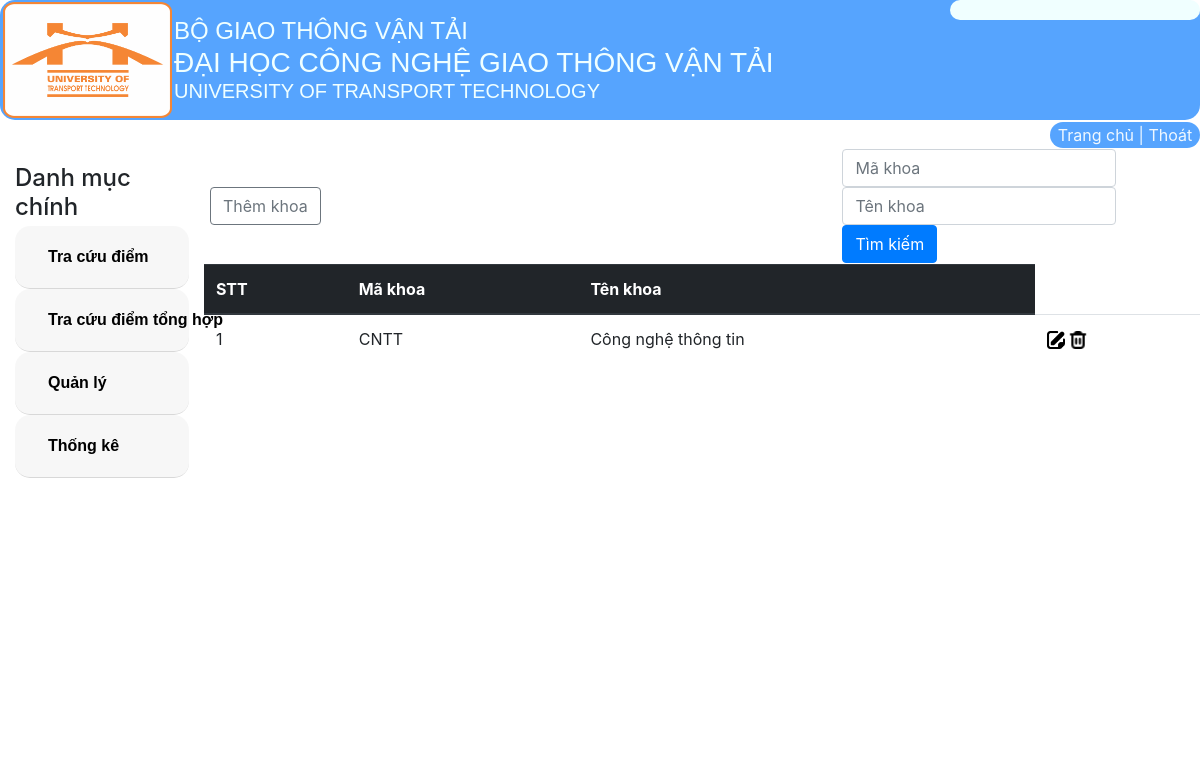
/DanhSachKhoa/, run on an earlier commit of the app's database.
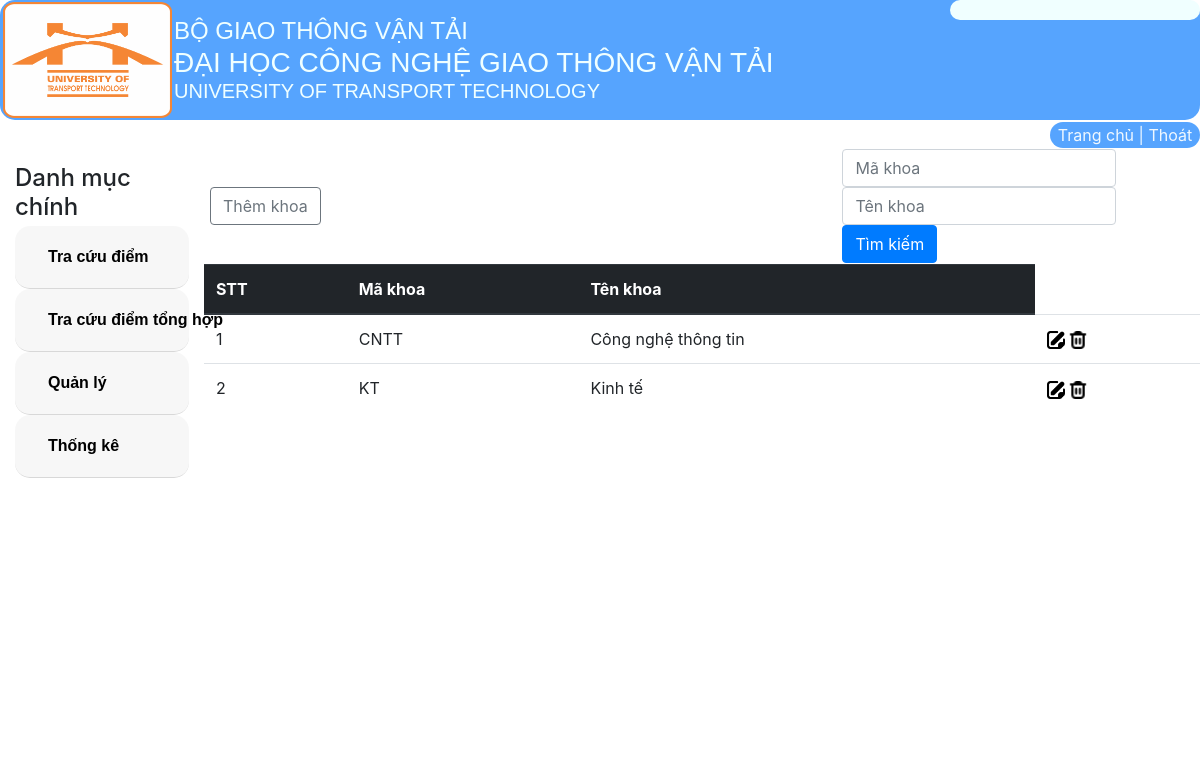
And on a later commit of the database.
### tables this page shows
CREATE TABLE `khoa` (
  `makhoa` varchar(30) NOT NULL,
  `tenkhoa` varchar(50) NOT NULL
);

### MVC/Core/controller.php (called while the page is built, shortened)
<?php
class Controller
{
    public function mode($mode){
        return new $mode;
    }
    function view($view, $data= []){
        include_once './MVC/Views/'.$view.'.php';
    }
}

### MVC/Controllers/DanhSachKhoa.php (called while the page is built, shortened)
<?php
class DanhSachKhoa extends Controller{
    protected $khoa;
    function __construct(){
        $this->khoa = $this->mode('Khoa');
    }
    function Get_data(){
        $this->view('MasterLayout',['page'=>'Khoa_v','dulieu'=>$this->khoa->khoa_find('','')
    ]);
    }
}
?>

### MVC/Core/app.php (called while the page is built, shortened)
<?php
class app
{
    protected $action = 'Get_data';
    function __construct()
    {
        $arr = $this->ProcessURL();
        if($arr!=null){
            if(file_exists("./MVC/Controllers/".$arr[0].".php")){
                $this->controller=$arr[0];
                unset($arr[0]);
            }
        }
        $this->controller=new $this->controller;
        if(isset($arr[1])){
            unset($arr[1]);
        }
        $this->params=$arr?array_values($arr):[];
        call_user_func_array([$this->controller,$this->action],$this->params);
    }
    function ProcessURL(){
        if(isset($_GET['url'])){
            return explode("/",filter_var(trim($_GET['url']),FILTER_DEFAULT));
        }
    }
}
?>

### index.php (called while the page is built, shortened)
<?php
$myapp = new app();
?>

### MVC/Core/connectDB.php (called while the page is built, shortened)
<?php
class connectDB{
    protected $servername="localhost";
    protected $username="root";
    protected $password="";
    protected $dbname="btl_quanlydiem";
    function __construct(){
        $this->con=mysqli_connect($this->servername,$this->username,$this->password,$this->dbname);
    }
}
?>

### MVC/Models/Khoa.php (called while the page is built, shortened)
<?php
class Khoa extends connectDB{
    function khoa_find($makhoa,$tenkhoa){
        $sql_khoa_find="SELECT * FROM khoa where makhoa like '%$makhoa%' and tenkhoa like '%$tenkhoa%'";
        return mysqli_query($this->con,$sql_khoa_find);
    }
}
?>

### MVC/Views/Pages/Khoa_v.php (the view, shortened to what this page needs)
<!DOCTYPE html>
<html lang="en">
<head>
   <link rel="stylesheet" href="Public/Css/style.css">
   <link rel="stylesheet" href="Public/Css/css_bootstrap.min.css">
   <link rel="stylesheet" href="https://stackpath.bootstrapcdn.com/bootstrap/4.1.1/css/bootstrap.min.css">
</head>
<body>
      <table style="width: 100%;">
         <tr>
            <td style="width: 64%;"><a href="http://localhost/BTL_QuanLyDiem/DanhSachKhoa/Them"><button class="btn btn-outline-secondary" name="btnThemlop"
                     style="margin: 5px;">Thêm
                     khoa</button></a></td>
            <td>
            <form action="http://localhost/BTL_QuanLyDiem/DanhSachKhoa/Timkiem" method="post">
               <form >
                  <div class="form-inline">
                     <input type="text" name="txtMakhoa" class="form-control" placeholder="Mã khoa" value="<?php if (isset($data['mk']))
                        echo $data['mk'] ?>">
                        <input type="text" name="txtTenkhoa" class="form-control" placeholder="Tên khoa" value="<?php if (isset($data['tk']))
                        echo $data['tk'] ?>">
                        <input type="submit" class="btn btn-primary" name="btnTimkiem" value="Tìm kiếm">
                     </div>
                  </form>
               </td>
            </tr>
         </table>
         <table class="table">
            <thead class="thead-dark">
               <tr>
                  <th>STT</th>
                  <th>Mã khoa</th>
                  <th>Tên khoa</th>
               </tr>
            </thead>
            <tbody>
               <?php
                     if (isset($data['dulieu']) && $data['dulieu'] != null) {
                        $i = 1;
                        while ($row = mysqli_fetch_array($data['dulieu'])) {
                           ?>
                  <tr>
                     <td>
                        <?php echo $i++ ?>
                     </td>
                     <td>
                        <?php echo $row['makhoa'] ?>
                     </td>
                     <td>
                        <?php echo $row['tenkhoa'] ?>
                     </td>
                     <td>
                        <a href="http://localhost/BTL_QuanLyDiem/DanhSachKhoa/Sua/<?php echo $row['malop'] ?>"><img class="icon" src="Public/Images/note.png" alt="note"></a>
                        <a href="http://localhost/BTL_QuanLyDiem/DanhSachKhoa/Xoa/<?php echo $row['malop'] ?>"><img
                              class="icon" src="Public/Images/trash.png" alt="trash"></a>
                     </td>
                  </tr>
                  <?php
                        }
                     }
                     ?>
         </tbody>
      </table>
</body>
</html>

### MVC/Views/MasterLayout.php (shortened to what this page needs)
<!DOCTYPE html>
<html lang="en">
<head>
   <link rel="stylesheet" href="Public/Css/style.css">
   <link rel="stylesheet" href="Public/Css/css_bootstrap.min.css">
   <link rel="stylesheet" href="https://stackpath.bootstrapcdn.com/bootstrap/4.1.1/css/bootstrap.min.css">
</head>
<body>
   <header>
      <table>
         <tr>
            <td rowspan="2" id="logo_cell">
               <img style="width: 169px;margin-left: 2px;" id="logo-utt-border" src="Public/Images/logo-utt-border.png"
                  alt="asdasd">
            </td>
            <td rowspan="2" style="font-family: Arial, Helvetica, sans-serif; color: azure;">
               <h4 style="margin: 0;">BỘ GIAO THÔNG VẬN TẢI</h3>
                  <h3 style="margin: 0;">ĐẠI HỌC CÔNG NGHỆ GIAO THÔNG VẬN TẢI</h2>
                     <h5 style="margin: 0;">UNIVERSITY OF TRANSPORT TECHNOLOGY
               </h4>
            </td>
            <td id="status"><span></span></td>
         </tr>
         <tr>
            <td></td>
         </tr>
      </table>
   </header>
   <table style="width: 100%;margin-top: 2px;">
      <tr>
         <td>
         </td>
         <td style="align-items: end;width: 150px;border-radius: 15px;background-color: #56a4fe;text-align: center;">
            <span style="color: aliceblue;"><a href="http://localhost/BTL_QuanLyDiem/" style="color: aliceblue;">Trang
                  chủ</a> | <a href="" style="color: aliceblue;">Thoát</a></span>
         </td>
      </tr>
   </table>
   <div class="article">
      <div class="container mt-3">
         <h4 class="mb-1">Danh mục chính</h4>
         <div class="accordion" id="accordionExample">
            <div class="card" style="border: none;">
               <div class="card-header" id="headingOne" style="border-radius: 15px;">
                  <h5 class="mb-0">
                     <button class="btn btn-link" type="button" data-toggle="collapse" data-target="#collapseOne"
                        aria-expanded="true" aria-controls="collapseOne"
                        style="color: black;font-family: Arial, Helvetica, sans-serif;">
                        <b>Tra cứu điểm</b>
                     </button>
                  </h5>
               </div>
            </div>
            <div class="card" style="border: none;">
               <div class="card-header" id="headingTwo" style="border-radius: 15px;">
                  <h5 class="mb-0">
                     <button class="btn btn-link collapsed" type="button" data-toggle="collapse"
                        data-target="#collapseTwo" aria-expanded="false" aria-controls="collapseTwo"
                        style="color: black;font-family: Arial, Helvetica, sans-serif;">
                        <b>Tra cứu điểm tổng hợp</b>
                     </button>
                  </h5>
               </div>
            </div>
            <div class="card" style="border: none;">
               <div class="card-header" id="headingThree" style="border-radius: 15px;">
                  <h5 class="mb-0">
                     <button class="btn btn-link collapsed" type="button" data-toggle="collapse"
                        data-target="#collapseThree" aria-expanded="false" aria-controls="collapseThree"
                        style="color: black;font-family: Arial, Helvetica, sans-serif;">
                        <b>Quản lý</b>
                     </button>
                  </h5>
               </div>
            </div>
            <div class="card" style="border: none;">
               <div class="card-header" id="headingFour" style="border-radius: 15px;">
                  <h5 class="mb-0">
                     <button class="btn btn-link collapsed" type="button" data-toggle="collapse"
                        data-target="#collapseFour" aria-expanded="false" aria-controls="collapseFour"
                        style="color: black;font-family: Arial, Helvetica, sans-serif;">
                        <b>Thống kê</b>
                     </button>
                  </h5>
               </div>
            </div>
         </div>
      </div>
   </div>
   <div class="aside">
      <?php
      include_once './MVC/Views/Pages/' . $data['page'] . '.php';
      ?>
   </div>
</body>
</html>

### Public/Css/style.css (style rules this page uses)
header { width: 100%; height: 120px; background-color: #56a4fe; border-radius: 15px; }
header>table { width: 100%; }
#logo_cell { width: 170px; height: 120px; }
#status { width: 250px; height: 20px; background-color: azure; border-radius: 15px; }
.article { float: left; width: 17%; }
.aside { margin-left: 17%; height: 600px; background-color: #ffffff; }
.icon { width: 18px; height: 18px; }

What changed in the data, as far as the page shows it:
added khoa: makhoa "KT", tenkhoa "Kinh tế"
